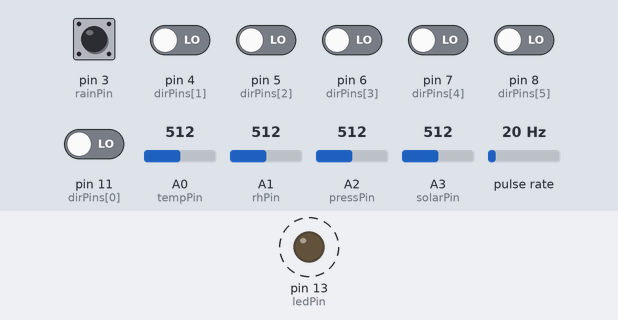
Recording of a sketch running on a simulated Arduino Mega 2560, built for the host (arithmetic inside an expression is 32-bit, double 64-bit). Shown: output pins drawn as LEDs (lit = HIGH). Wiring (inferred from the names in the program): pulse sensor: data pin 2. Dashed ring = blinking. Inputs (shaded band) come from the test bench; at power-on: pin 3 (rainPin) HIGH, pin 4 (dirPins[1]), pin 5 (dirPins[2]), pin 6 (dirPins[3]), pin 7 (dirPins[4]), pin 8 (dirPins[5]), pin 11 (dirPins[0]) LOW, A0 (tempPin) = 512, A1 (rhPin) = 512, A2 (pressPin) = 512, A3 (solarPin) = 512, pulse rate 20 Hz (analog values on the 0–1023 scale). What the sketch prints to the serial monitor is not drawn.

Above: at 0.5 s.
Timing chart, 0 to 3.0 s (numbered marks = the images above):
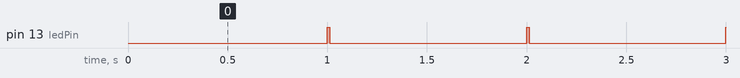

The sketch:

arduino_sensor_reader.ino
```cpp
#include <Wire.h>
#include <Adafruit_SleepyDog.h>

#define I2C_ADDR 0x08

// ---------- Analog inputs (Nano 33 IoT, 12-bit, 3.3 V) ----------
const int tempPin  = A0;   // Temperature (4-20mA loop)
const int rhPin    = A1;   // Humidity (4-20mA loop)
const int pressPin = A2;   // Pressure (4-20mA loop)
const int solarPin = A3;   // Solar radiation (0-1V)

const float SHUNT_RESISTOR = 165.0;
const float ADC_MAX = 4095.0;
const float VREF = 3.3;

const int ledPin = 13;

// ---------- Timing ----------
const unsigned long LOOP_PERIOD_MS = 1000;
unsigned long nextLoopMs = 0;
unsigned long lastSampleMs = 0;

// ---------- Watchdog ----------
const int WDT_TIMEOUT_MS = 8000;   // reboot if the loop stalls for 8 s (SAMD21 max is about 16 s)

// ---------- Wind speed (Vaisala WAA151) ----------
const int windSpeedPin = 2;
volatile unsigned long pulseCount = 0;
const float PULSES_PER_HZ_PER_MS = 10.0; // 10 Hz per 1 m/s

// ---------- Rain gauge (tipping bucket, reed switch) ----------
const int rainPin = 3;                          // reed switch between D3 and GND
const float RAIN_MM_PER_TIP = 0.1;              // CHANGE to match your bucket
const unsigned long RAIN_DEBOUNCE_MS = 100;
const byte CMD_RESET_RAIN = 0xAA;               // must match the ESP32

volatile uint32_t rainTips = 0;
volatile unsigned long lastRainTipMs = 0;
volatile bool rainResetRequested = false;

void rainISR() {
  unsigned long now = millis();
  if (now - lastRainTipMs >= RAIN_DEBOUNCE_MS) {
    rainTips++;
    lastRainTipMs = now;
  }
}

void receiveEvent(int numBytes) {
  while (Wire.available()) {
    byte c = Wire.read();
    if (c == CMD_RESET_RAIN) rainResetRequested = true;
  }
}

// Both sensors are mounted with their north marker pointing south
const float VAISALA_DIR_OFFSET   = 180.0;
const float WINDSONIC_DIR_OFFSET = 180.0;

float normalizeDeg(float deg) {
  while (deg >= 360.0) deg -= 360.0;
  while (deg < 0.0)    deg += 360.0;
  return deg;
}

void windSpeedISR() {
  pulseCount++;
}

// ---------- Wind direction (Vaisala WAV151), 6-bit Gray code ----------
// Confirm bit order against your wiring. Inputs must never exceed 3.3 V.
const int dirPins[6] = {11, 4, 5, 6, 7, 8};

int grayToBinary(int gray) {
  int binary = gray;
  for (int mask = binary >> 1; mask != 0; mask >>= 1) {
    binary ^= mask;
  }
  return binary;
}

float readWindDirectionVaisala() {
  int rawGray = 0;
  for (int i = 0; i < 6; i++) {
    rawGray |= (digitalRead(dirPins[i]) << i);
  }
  float deg = grayToBinary(rawGray) * (360.0 / 64.0);
  return normalizeDeg(deg + VAISALA_DIR_OFFSET);
}

// ---------- Gill WindSonic via RS232->TTL (MAX3232) on Serial1 ----------
// Format: Q,ddd,sss.ss,M,00,   (direction field is empty in calm conditions)
const long WINDSONIC_BAUD = 9600;
const int WINDSONIC_BUF_LEN = 64;
char windSonicBuffer[WINDSONIC_BUF_LEN];
int windSonicBufIdx = 0;

float windSonicSpeed = 0.0;
float windSonicDirection = 0.0;
bool windSonicDataValid = false;

void readWindSonic() {
  while (Serial1.available()) {
    char c = Serial1.read();

    if (c == '\n') {
      windSonicBuffer[windSonicBufIdx] = '\0';

      char *firstComma  = strchr(windSonicBuffer, ',');
      char *secondComma = firstComma  ? strchr(firstComma + 1, ',')  : NULL;
      char *thirdComma  = secondComma ? strchr(secondComma + 1, ',') : NULL;

      if (firstComma && secondComma && thirdComma) {
        // Direction field empty (only spaces) means calm conditions
        bool hasDir = false;
        for (char *p = firstComma + 1; p < secondComma; p++) {
          if (*p != ' ') { hasDir = true; break; }
        }

        float parsedDir   = hasDir ? atof(firstComma + 1) : 0.0;
        float parsedSpeed = atof(secondComma + 1);

        bool speedOk = (parsedSpeed >= 0 && parsedSpeed <= 75);
        bool dirOk   = !hasDir || (parsedDir >= 0 && parsedDir <= 360);

        if (speedOk && dirOk) {
          windSonicSpeed = parsedSpeed;
          if (hasDir) {
            windSonicDirection = normalizeDeg(parsedDir + WINDSONIC_DIR_OFFSET);
          }
          windSonicDataValid = true;
        }
      }
      windSonicBufIdx = 0;
    } else if (c != '\r') {
      if (windSonicBufIdx < WINDSONIC_BUF_LEN - 1) {
        windSonicBuffer[windSonicBufIdx++] = c;
      } else {
        windSonicBufIdx = 0; // corrupted or never-terminated line
      }
    }
  }
}

// ---------- Shared struct, MUST match the ESP32 exactly (9 floats) ----------
struct SensorData {
  float temperature;
  float humidity;
  float pressure;
  float radiation;
  float windSpeedVaisala;
  float windDirVaisala;
  float windSpeedSonic;
  float windDirSonic;
  float rainDailyMm;
};

// Only written inside noInterrupts(), so requestEvent() always sees a complete set
SensorData sharedData = {0, 0, 0, 0, 0, 0, 0, 0, 0};

// ---------- Helpers ----------
float readVoltage(int pin) {
  int raw = analogRead(pin);
  return (raw / ADC_MAX) * VREF;
}

float readMilliAmps(int pin) {
  return (readVoltage(pin) / SHUNT_RESISTOR) * 1000.0;
}

float mapCurrent(float mA, float minVal, float maxVal) {
  return (mA - 4.0) * (maxVal - minVal) / 16.0 + minVal;
}

float circularDiff(float a, float b) {
  float diff = a - b;
  while (diff > 180)  diff -= 360;
  while (diff < -180) diff += 360;
  return diff;
}

void setup() {
  Serial.begin(115200);
  Serial1.begin(WINDSONIC_BAUD);

  analogReadResolution(12);
  pinMode(ledPin, OUTPUT);

  pinMode(windSpeedPin, INPUT);
  attachInterrupt(digitalPinToInterrupt(windSpeedPin), windSpeedISR, FALLING);

  for (int i = 0; i < 6; i++) {
    pinMode(dirPins[i], INPUT);
  }

  // Rain gauge reed switch
  pinMode(rainPin, INPUT_PULLUP);
  attachInterrupt(digitalPinToInterrupt(rainPin), rainISR, FALLING);

  Wire.begin(I2C_ADDR);
  Wire.onRequest(requestEvent);
  Wire.onReceive(receiveEvent);

  noInterrupts();
  pulseCount = 0;
  interrupts();
  lastSampleMs = millis();
  nextLoopMs   = lastSampleMs + LOOP_PERIOD_MS;

  // Keep this LAST in setup()
  int actualMs = Watchdog.enable(WDT_TIMEOUT_MS);
  Serial.print("Watchdog enabled, timeout ms: ");
  Serial.println(actualMs);
}

void loop() {
  // Wait for the next cycle, draining the WindSonic UART and feeding the watchdog
  while ((long)(millis() - nextLoopMs) < 0) {
    readWindSonic();
    Watchdog.reset();
  }
  nextLoopMs += LOOP_PERIOD_MS;
  Watchdog.reset();

  // Daily rain reset requested by the ESP32 at local midnight
  if (rainResetRequested) {
    noInterrupts();
    rainTips = 0;
    rainResetRequested = false;
    interrupts();
    Serial.println("Daily rain reset");
  }

  digitalWrite(ledPin, HIGH);
  readWindSonic();

  // Build this cycle's readings locally
  SensorData data;

  data.temperature = mapCurrent(readMilliAmps(tempPin),  -50.0, 50.0);
  data.humidity    = mapCurrent(readMilliAmps(rhPin),      0.0, 100.0);
  data.pressure    = mapCurrent(readMilliAmps(pressPin), 500.0, 1100.0);
  data.radiation   = readVoltage(solarPin) * 1396.0;

  // Vaisala speed: pulses divided by the real elapsed time
  unsigned long now = millis();
  noInterrupts();
  unsigned long pulses = pulseCount;
  pulseCount = 0;
  interrupts();

  float elapsedSec = (now - lastSampleMs) / 1000.0;
  lastSampleMs = now;

  float frequencyHz = (elapsedSec > 0.0) ? (pulses / elapsedSec) : 0.0;
  data.windSpeedVaisala = frequencyHz / PULSES_PER_HZ_PER_MS;
  data.windDirVaisala   = readWindDirectionVaisala();

  data.windSpeedSonic = windSonicSpeed;
  data.windDirSonic   = windSonicDirection;

  // Rain: daily total from tip count
  noInterrupts();
  uint32_t tipsSnapshot = rainTips;
  interrupts();
  data.rainDailyMm = tipsSnapshot * RAIN_MM_PER_TIP;

  // Publish the complete set in one atomic copy
  noInterrupts();
  sharedData = data;
  interrupts();

  Serial.println("----");
  Serial.print("Temperature: "); Serial.print(data.temperature); Serial.println(" C");
  Serial.print("Humidity: "); Serial.print(data.humidity); Serial.println(" %RH");
  Serial.print("Pressure: "); Serial.print(data.pressure); Serial.println(" hPa");
  Serial.print("Solar Radiation: "); Serial.print(data.radiation, 1); Serial.println(" W/m^2");
  Serial.print("Rain today: "); Serial.print(data.rainDailyMm, 2); Serial.println(" mm");

  Serial.println("-- Wind comparison --");
  Serial.print("Vaisala:   "); Serial.print(data.windSpeedVaisala, 2); Serial.print(" m/s @ ");
  Serial.print(data.windDirVaisala, 1); Serial.println(" deg");

  if (windSonicDataValid) {
    Serial.print("WindSonic: "); Serial.print(data.windSpeedSonic, 2); Serial.print(" m/s @ ");
    Serial.print(data.windDirSonic, 1); Serial.println(" deg");
    Serial.print("Difference: ");
    Serial.print(data.windSpeedVaisala - data.windSpeedSonic, 2); Serial.print(" m/s, ");
    Serial.print(circularDiff(data.windDirVaisala, data.windDirSonic), 1); Serial.println(" deg");
  } else {
    Serial.println("WindSonic: no valid data yet");
  }

  digitalWrite(ledPin, LOW);
}

void requestEvent() {
  Wire.write((byte*)&sharedData, sizeof(sharedData));
}
```

Measured:
- by itself, pin 13 (ledPin): alternates HIGH for 0.01 s and LOW for 0.99 s
